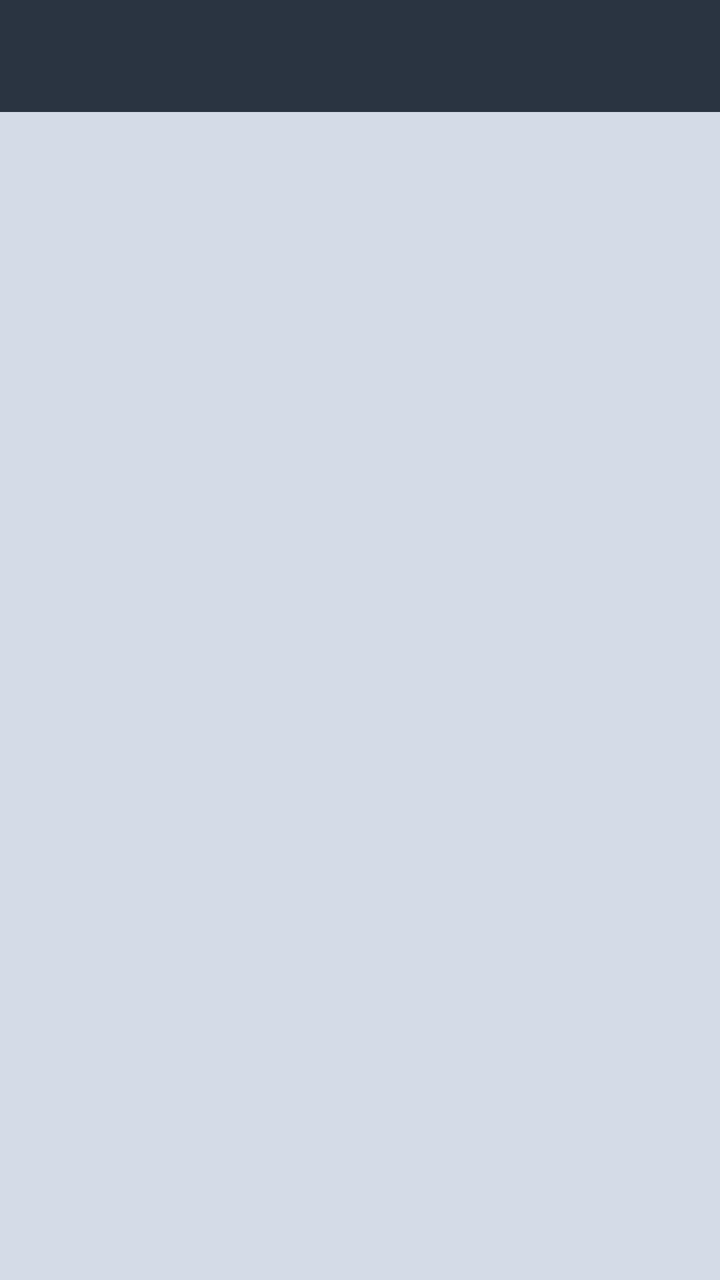
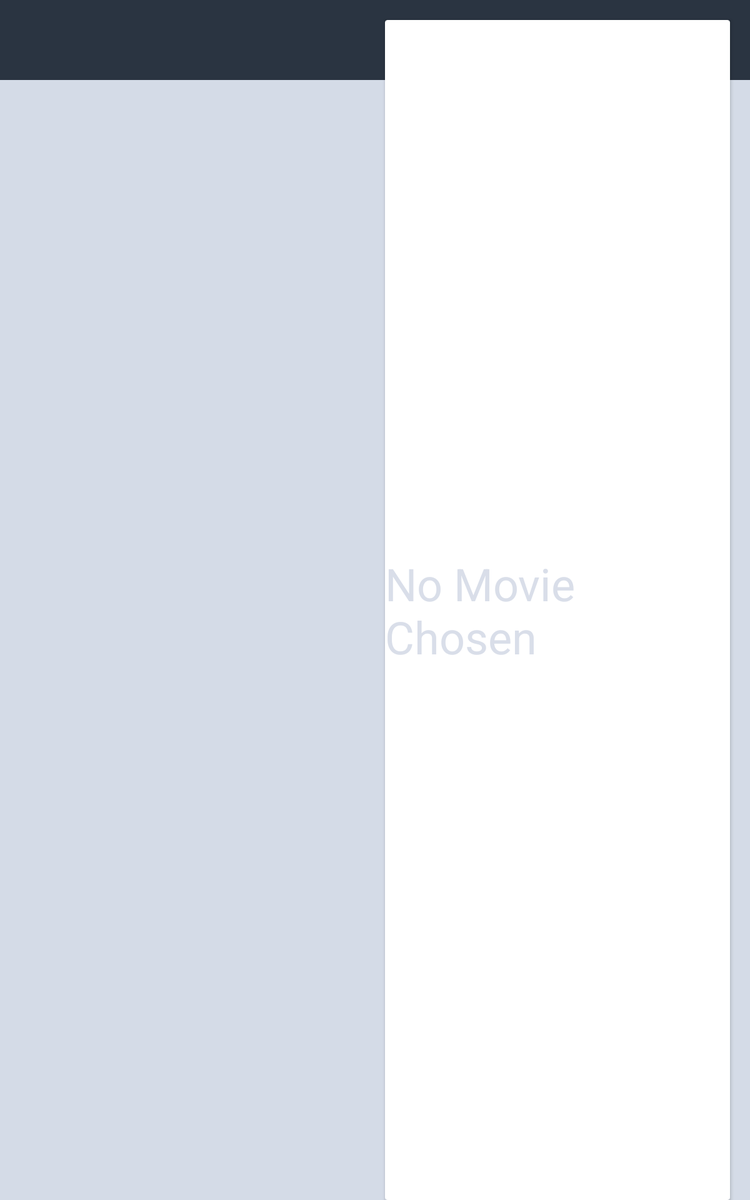

Compare how this app lays out the same screen by default and in its alternative resource folder. The renders come first, then the two layout files and the values they reference.
<!-- AndroidManifest.xml: application theme AppTheme -->
<!-- res/layout/activity_main.xml -->
<?xml version="1.0" encoding="utf-8"?>
<android.support.constraint.ConstraintLayout xmlns:android="http://schemas.android.com/apk/res/android"
    xmlns:app="http://schemas.android.com/apk/res-auto"
    xmlns:tools="http://schemas.android.com/tools"
    android:layout_width="match_parent"
    android:layout_height="match_parent"
    tools:context=".view.MainActivity">

    <include
        android:id="@+id/main_toolbar"
        layout="@layout/toolbar"
        android:layout_width="match_parent"
        android:layout_height="wrap_content"
        app:layout_constraintStart_toStartOf="parent"
        app:layout_constraintTop_toTopOf="parent" />

    <FrameLayout
        android:id="@+id/movie_poster_fragment"
        android:layout_width="match_parent"
        android:layout_height="0dp"
        app:layout_constraintBottom_toBottomOf="parent"
        app:layout_constraintStart_toStartOf="parent"
        app:layout_constraintTop_toBottomOf="@+id/tablayout_movie_poster"

        />

</android.support.constraint.ConstraintLayout>
<!-- res/layout/toolbar.xml (included above) -->
<?xml version="1.0" encoding="utf-8"?>
<android.support.constraint.ConstraintLayout xmlns:android="http://schemas.android.com/apk/res/android"
    xmlns:app="http://schemas.android.com/apk/res-auto"
    xmlns:tools="http://schemas.android.com/tools"
    android:layout_width="match_parent"
    android:layout_height="wrap_content">

    <android.support.design.widget.AppBarLayout
        android:id="@+id/appBarLayout"
        android:layout_width="match_parent"
        android:layout_height="wrap_content"
        app:layout_constraintLeft_toLeftOf="parent"
        app:layout_constraintTop_toTopOf="parent">

        <android.support.v7.widget.Toolbar
            android:id="@+id/toolbar"
            android:layout_width="match_parent"
            android:layout_height="?attr/actionBarSize"
            android:background="?attr/colorPrimary"
            android:elevation="4dp"
            android:theme="@style/ThemeOverlay.AppCompat.ActionBar"
            app:popupTheme="@style/ThemeOverlay.AppCompat.Light"
            tools:minHeight="@dimen/default_view_margin">

            <ImageView
                android:layout_width="wrap_content"
                android:layout_height="wrap_content"
                android:adjustViewBounds="true"
                android:scaleType="fitXY"
                android:src="@drawable/ic_tool_bar" />

        </android.support.v7.widget.Toolbar>
    </android.support.design.widget.AppBarLayout>

</android.support.constraint.ConstraintLayout>
<!-- resources referenced by this layout -->
<resources>
  <dimen name="default_view_margin">@dimen/default_view_margin</dimen>
  <style name="AppTheme" parent="Theme.AppCompat.Light.NoActionBar">
          
          <item name="colorPrimary">@color/colorPrimary</item>
          <item name="colorPrimaryDark">@color/colorPrimaryDark</item>
          <item name="colorAccent">@color/colorAccent</item>
          <item name="android:windowBackground">@color/background</item>
      </style>
  <color name="colorPrimary">#2A3441</color>
  <color name="colorPrimaryDark">#303F9F</color>
  <color name="colorAccent">#FF4081</color>
  <color name="background">#d4dbe7</color>
</resources>
<!-- res/layout-sw600dp/activity_main.xml (the author's variant of the layout above) -->
<!-- drawn on a 7-inch tablet held upright -->
<?xml version="1.0" encoding="utf-8"?>
<android.support.constraint.ConstraintLayout xmlns:android="http://schemas.android.com/apk/res/android"
    xmlns:app="http://schemas.android.com/apk/res-auto"
    xmlns:tools="http://schemas.android.com/tools"
    android:layout_width="match_parent"
    android:layout_height="match_parent"
    tools:context=".view.MainActivity">

    <include
        android:id="@+id/main_toolbar"
        layout="@layout/toolbar"
        android:layout_width="match_parent"
        android:layout_height="wrap_content"
        app:layout_constraintStart_toStartOf="parent"
        app:layout_constraintTop_toTopOf="parent" />

    <android.support.constraint.Guideline
        android:id="@+id/guideline_vertical"
        android:layout_width="wrap_content"
        android:layout_height="wrap_content"
        android:orientation="vertical"
        app:layout_constraintGuide_percent=".5" />

    <FrameLayout
        android:id="@+id/movie_poster_fragment"
        android:layout_width="0dp"
        android:layout_height="0dp"
        app:layout_constraintBottom_toBottomOf="parent"
        app:layout_constraintEnd_toStartOf="@id/guideline_vertical"
        app:layout_constraintStart_toStartOf="parent"
        app:layout_constraintTop_toBottomOf="@+id/main_toolbar" />

    <android.support.v7.widget.CardView
        android:id="@+id/movie_detail_tab"
        android:layout_width="0dp"
        android:layout_height="0dp"
        android:layout_marginEnd="16dp"
        android:layout_marginStart="8dp"
        android:layout_marginTop="16dp"
        app:layout_constraintBottom_toBottomOf="parent"
        app:layout_constraintEnd_toEndOf="parent"
        app:layout_constraintStart_toEndOf="@+id/guideline_vertical"
        app:layout_constraintTop_toTopOf="parent">

        <TextView
            android:layout_width="wrap_content"
            android:layout_height="wrap_content"
            android:text="@string/no_movie_chosen"
            android:layout_gravity="center"
            android:textColor="#D9DEE9"
            android:textSize="36sp"/>

        <FrameLayout
            android:id="@+id/movie_detail_fragment"
            android:layout_width="match_parent"
            android:layout_height="wrap_content"
        />
    </android.support.v7.widget.CardView>


</android.support.constraint.ConstraintLayout>
<!-- resources referenced by the variant -->
<!-- as a 7-inch tablet held upright resolves them -->
<resources>
  <!-- from res/values-sw600dp/ -->
  <dimen name="default_view_margin">@dimen/default_view_margin</dimen>
  <string name="no_movie_chosen">No Movie Chosen</string>
  <style name="AppTheme" parent="Theme.AppCompat.Light.NoActionBar">
          
          <item name="colorPrimary">@color/colorPrimary</item>
          <item name="colorPrimaryDark">@color/colorPrimaryDark</item>
          <item name="colorAccent">@color/colorAccent</item>
          <item name="android:windowBackground">@color/background</item>
      </style>
  <color name="colorPrimary">#2A3441</color>
  <color name="colorPrimaryDark">#303F9F</color>
  <color name="colorAccent">#FF4081</color>
  <color name="background">#d4dbe7</color>
</resources>
